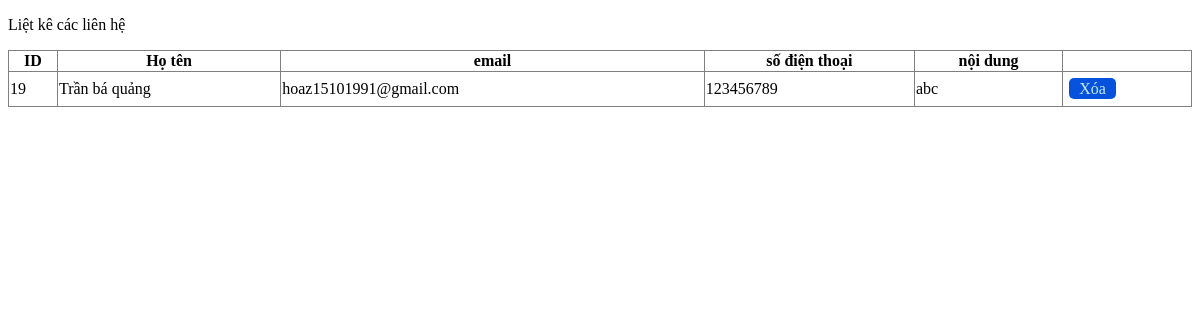
/admincp/modules/quanlylienhe/lietkelienhe.php, run on the app's committed database.
### tables this page shows
CREATE TABLE `lien_he` (
  `id` int(11) NOT NULL,
  `ho_ten` text NOT NULL,
  `email` varchar(100) NOT NULL,
  `sodt` int(20) NOT NULL,
  `noi_dung` varchar(500) NOT NULL
);

### admincp/modules/quanlylienhe/lietkelienhe.php (the view, shortened to what this page needs)
<!DOCTYPE html>
<html lang="en">
<head>
    <link rel="stylesheet" type="text/css" href="modules/quanlylienhe/quanlylienhe.css">
</head>
<body>
<?php
    $sql_lietke_lh = "SELECT * FROM lien_he ORDER BY id DESC";
    $query_lietke_lh = mysqli_query($mysqli,$sql_lietke_lh);
?>
<p class="lietkesp">Liệt kê các liên hệ</p>
<table width="100%" border="1" style="border-collapse: collapse">
  <tr>
    <th>ID</th>
    <th>Họ tên</th>
    <th>email</th>
    <th>số điện thoại</th>
    <th>nội dung</th>
  </tr>
  <?php
  while($row = mysqli_fetch_array($query_lietke_lh)){
  ?>
    <tr >
        <td><?php echo $row['id']?></td>
        <td><?php echo $row['ho_ten']  ?></td>
        <td><?php echo $row['email']  ?></td>
        <td><?php echo $row['sodt']  ?></td>
        <td><?php echo $row['noi_dung']  ?></td>
        <td class="xulylh">
            <a href="modules/quanlylienhe/xoalienhe.php?id=<?php echo $row['id']?>">Xóa</a>
        </td>
    </tr>
  <?php
  }
  ?>
</table>
</body>
</html>

### admincp/modules/quanlylienhe/quanlylienhe.css (style rules this page uses)
.xulylh a { color: #c7ecee; text-decoration: none; padding: 2px 10px 2px 10px; background-color: #0652DD; border-radius: 5px; margin-left: 5px; }
td { height: 32px; }

### data on the page
lien_he: id "19", ho_ten "Trần bá quảng", email "hoaz15101991@gmail.com", sodt "123456789", noi_dung "abc"
